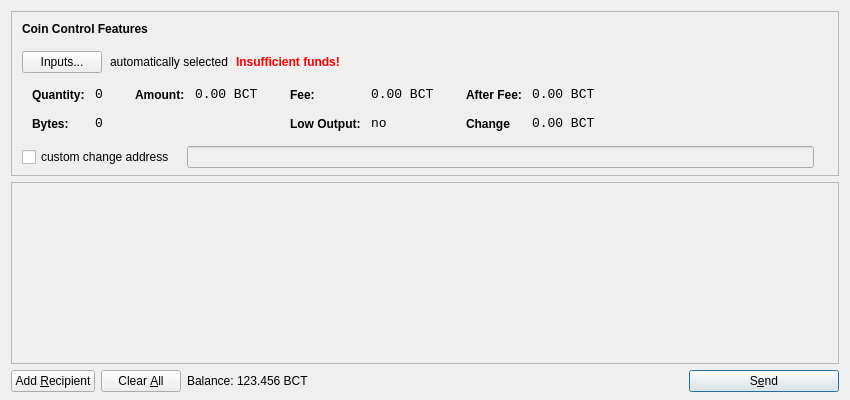
<?xml version="1.0" encoding="UTF-8"?>
<ui version="4.0">
 <class>SendCoinsDialog</class>
 <widget class="QDialog" name="SendCoinsDialog">
  <property name="geometry">
   <rect>
    <x>0</x>
    <y>0</y>
    <width>850</width>
    <height>400</height>
   </rect>
  </property>
  <property name="windowTitle">
   <string>Send Coins</string>
  </property>
  <layout class="QVBoxLayout" name="verticalLayout" stretch="0,1,0">
   <property name="bottomMargin">
    <number>8</number>
   </property>
   <item>
    <widget class="QFrame" name="frameCoinControl">
     <property name="sizePolicy">
      <sizepolicy hsizetype="Expanding" vsizetype="Expanding">
       <horstretch>0</horstretch>
       <verstretch>0</verstretch>
      </sizepolicy>
     </property>
     <property name="maximumSize">
      <size>
       <width>16777215</width>
       <height>16777215</height>
      </size>
     </property>
     <property name="frameShape">
      <enum>QFrame::StyledPanel</enum>
     </property>
     <property name="frameShadow">
      <enum>QFrame::Sunken</enum>
     </property>
     <layout class="QVBoxLayout" name="verticalLayoutCoinControl2">
      <property name="spacing">
       <number>-1</number>
      </property>
      <property name="leftMargin">
       <number>0</number>
      </property>
      <property name="topMargin">
       <number>0</number>
      </property>
      <property name="rightMargin">
       <number>0</number>
      </property>
      <property name="bottomMargin">
       <number>6</number>
      </property>
      <item>
       <layout class="QVBoxLayout" name="verticalLayoutCoinControl" stretch="0,0,0,0,1">
        <property name="spacing">
         <number>0</number>
        </property>
        <property name="leftMargin">
         <number>10</number>
        </property>
        <property name="topMargin">
         <number>10</number>
        </property>
        <item>
         <layout class="QHBoxLayout" name="horizontalLayoutCoinControl1">
          <property name="bottomMargin">
           <number>15</number>
          </property>
          <item>
           <widget class="QLabel" name="labelCoinControlFeatures">
            <property name="sizePolicy">
             <sizepolicy hsizetype="Preferred" vsizetype="Maximum">
              <horstretch>0</horstretch>
              <verstretch>0</verstretch>
             </sizepolicy>
            </property>
            <property name="font">
             <font>
              <weight>75</weight>
              <bold>true</bold>
             </font>
            </property>
            <property name="styleSheet">
             <string notr="true">font-weight:bold;</string>
            </property>
            <property name="text">
             <string>Coin Control Features</string>
            </property>
           </widget>
          </item>
         </layout>
        </item>
        <item>
         <layout class="QHBoxLayout" name="horizontalLayoutCoinControl2" stretch="0,0,0,0">
          <property name="spacing">
           <number>8</number>
          </property>
          <property name="bottomMargin">
           <number>10</number>
          </property>
          <item>
           <widget class="QPushButton" name="pushButtonCoinControl">
            <property name="styleSheet">
             <string notr="true"/>
            </property>
            <property name="text">
             <string>Inputs...</string>
            </property>
           </widget>
          </item>
          <item>
           <widget class="QLabel" name="labelCoinControlAutomaticallySelected">
            <property name="text">
             <string>automatically selected</string>
            </property>
            <property name="margin">
             <number>5</number>
            </property>
           </widget>
          </item>
          <item>
           <widget class="QLabel" name="labelCoinControlInsuffFunds">
            <property name="font">
             <font>
              <weight>75</weight>
              <bold>true</bold>
             </font>
            </property>
            <property name="styleSheet">
             <string notr="true">color:red;font-weight:bold;</string>
            </property>
            <property name="text">
             <string>Insufficient funds!</string>
            </property>
            <property name="margin">
             <number>5</number>
            </property>
           </widget>
          </item>
          <item>
           <spacer name="horizontalSpacerCoinControl">
            <property name="orientation">
             <enum>Qt::Horizontal</enum>
            </property>
            <property name="sizeHint" stdset="0">
             <size>
              <width>40</width>
              <height>1</height>
             </size>
            </property>
           </spacer>
          </item>
         </layout>
        </item>
        <item>
         <widget class="QWidget" name="widgetCoinControl" native="true">
          <property name="sizePolicy">
           <sizepolicy hsizetype="Preferred" vsizetype="Preferred">
            <horstretch>0</horstretch>
            <verstretch>0</verstretch>
           </sizepolicy>
          </property>
          <property name="minimumSize">
           <size>
            <width>0</width>
            <height>0</height>
           </size>
          </property>
          <property name="styleSheet">
           <string notr="true"/>
          </property>
          <layout class="QHBoxLayout" name="horizontalLayoutCoinControl5">
           <property name="margin">
            <number>0</number>
           </property>
           <item>
            <layout class="QHBoxLayout" name="horizontalLayoutCoinControl3" stretch="0,0,0,1">
             <property name="spacing">
              <number>20</number>
             </property>
             <property name="topMargin">
              <number>0</number>
             </property>
             <property name="bottomMargin">
              <number>10</number>
             </property>
             <item>
              <layout class="QFormLayout" name="formLayoutCoinControl1">
               <property name="horizontalSpacing">
                <number>10</number>
               </property>
               <property name="verticalSpacing">
                <number>14</number>
               </property>
               <property name="leftMargin">
                <number>10</number>
               </property>
               <property name="topMargin">
                <number>4</number>
               </property>
               <property name="rightMargin">
                <number>6</number>
               </property>
               <item row="0" column="0">
                <widget class="QLabel" name="labelCoinControlQuantityText">
                 <property name="styleSheet">
                  <string notr="true">font-weight:bold;</string>
                 </property>
                 <property name="text">
                  <string>Quantity:</string>
                 </property>
                 <property name="margin">
                  <number>0</number>
                 </property>
                </widget>
               </item>
               <item row="0" column="1">
                <widget class="QLabel" name="labelCoinControlQuantity">
                 <property name="font">
                  <font>
                   <family>Monospace</family>
                   <pointsize>10</pointsize>
                  </font>
                 </property>
                 <property name="cursor">
                  <cursorShape>IBeamCursor</cursorShape>
                 </property>
                 <property name="contextMenuPolicy">
                  <enum>Qt::ActionsContextMenu</enum>
                 </property>
                 <property name="text">
                  <string>0</string>
                 </property>
                 <property name="margin">
                  <number>0</number>
                 </property>
                 <property name="textInteractionFlags">
                  <set>Qt::LinksAccessibleByMouse|Qt::TextSelectableByKeyboard|Qt::TextSelectableByMouse</set>
                 </property>
                </widget>
               </item>
               <item row="1" column="0">
                <widget class="QLabel" name="labelCoinControlBytesText">
                 <property name="styleSheet">
                  <string notr="true">font-weight:bold;</string>
                 </property>
                 <property name="text">
                  <string>Bytes:</string>
                 </property>
                </widget>
               </item>
               <item row="1" column="1">
                <widget class="QLabel" name="labelCoinControlBytes">
                 <property name="font">
                  <font>
                   <family>Monospace</family>
                   <pointsize>10</pointsize>
                  </font>
                 </property>
                 <property name="cursor">
                  <cursorShape>IBeamCursor</cursorShape>
                 </property>
                 <property name="contextMenuPolicy">
                  <enum>Qt::ActionsContextMenu</enum>
                 </property>
                 <property name="text">
                  <string>0</string>
                 </property>
                 <property name="textInteractionFlags">
                  <set>Qt::LinksAccessibleByMouse|Qt::TextSelectableByKeyboard|Qt::TextSelectableByMouse</set>
                 </property>
                </widget>
               </item>
              </layout>
             </item>
             <item>
              <layout class="QFormLayout" name="formLayoutCoinControl2">
               <property name="horizontalSpacing">
                <number>10</number>
               </property>
               <property name="verticalSpacing">
                <number>14</number>
               </property>
               <property name="leftMargin">
                <number>6</number>
               </property>
               <property name="topMargin">
                <number>4</number>
               </property>
               <property name="rightMargin">
                <number>6</number>
               </property>
               <item row="0" column="0">
                <widget class="QLabel" name="labelCoinControlAmountText">
                 <property name="styleSheet">
                  <string notr="true">font-weight:bold;</string>
                 </property>
                 <property name="text">
                  <string>Amount:</string>
                 </property>
                 <property name="margin">
                  <number>0</number>
                 </property>
                </widget>
               </item>
               <item row="0" column="1">
                <widget class="QLabel" name="labelCoinControlAmount">
                 <property name="font">
                  <font>
                   <family>Monospace</family>
                   <pointsize>10</pointsize>
                  </font>
                 </property>
                 <property name="cursor">
                  <cursorShape>IBeamCursor</cursorShape>
                 </property>
                 <property name="contextMenuPolicy">
                  <enum>Qt::ActionsContextMenu</enum>
                 </property>
                 <property name="text">
                  <string notr="true">0.00 BCT</string>
                 </property>
                 <property name="textInteractionFlags">
                  <set>Qt::LinksAccessibleByMouse|Qt::TextSelectableByKeyboard|Qt::TextSelectableByMouse</set>
                 </property>
                </widget>
               </item>
              </layout>
             </item>
             <item>
              <layout class="QFormLayout" name="formLayoutCoinControl3">
               <property name="horizontalSpacing">
                <number>10</number>
               </property>
               <property name="verticalSpacing">
                <number>14</number>
               </property>
               <property name="leftMargin">
                <number>6</number>
               </property>
               <property name="topMargin">
                <number>4</number>
               </property>
               <property name="rightMargin">
                <number>6</number>
               </property>
               <item row="0" column="0">
                <widget class="QLabel" name="labelCoinControlFeeText">
                 <property name="styleSheet">
                  <string notr="true">font-weight:bold;</string>
                 </property>
                 <property name="text">
                  <string>Fee:</string>
                 </property>
                 <property name="margin">
                  <number>0</number>
                 </property>
                </widget>
               </item>
               <item row="0" column="1">
                <widget class="QLabel" name="labelCoinControlFee">
                 <property name="font">
                  <font>
                   <family>Monospace</family>
                   <pointsize>10</pointsize>
                  </font>
                 </property>
                 <property name="cursor">
                  <cursorShape>IBeamCursor</cursorShape>
                 </property>
                 <property name="contextMenuPolicy">
                  <enum>Qt::ActionsContextMenu</enum>
                 </property>
                 <property name="text">
                  <string notr="true">0.00 BCT</string>
                 </property>
                 <property name="textInteractionFlags">
                  <set>Qt::LinksAccessibleByMouse|Qt::TextSelectableByKeyboard|Qt::TextSelectableByMouse</set>
                 </property>
                </widget>
               </item>
               <item row="1" column="0">
                <widget class="QLabel" name="labelCoinControlLowOutputText">
                 <property name="styleSheet">
                  <string notr="true">font-weight:bold;</string>
                 </property>
                 <property name="text">
                  <string>Low Output:</string>
                 </property>
                </widget>
               </item>
               <item row="1" column="1">
                <widget class="QLabel" name="labelCoinControlLowOutput">
                 <property name="font">
                  <font>
                   <family>Monospace</family>
                   <pointsize>10</pointsize>
                  </font>
                 </property>
                 <property name="cursor">
                  <cursorShape>IBeamCursor</cursorShape>
                 </property>
                 <property name="contextMenuPolicy">
                  <enum>Qt::ActionsContextMenu</enum>
                 </property>
                 <property name="text">
                  <string>no</string>
                 </property>
                 <property name="textInteractionFlags">
                  <set>Qt::LinksAccessibleByMouse|Qt::TextSelectableByKeyboard|Qt::TextSelectableByMouse</set>
                 </property>
                </widget>
               </item>
              </layout>
             </item>
             <item>
              <layout class="QFormLayout" name="formLayoutCoinControl4">
               <property name="horizontalSpacing">
                <number>10</number>
               </property>
               <property name="verticalSpacing">
                <number>14</number>
               </property>
               <property name="leftMargin">
                <number>6</number>
               </property>
               <property name="topMargin">
                <number>4</number>
               </property>
               <property name="rightMargin">
                <number>6</number>
               </property>
               <item row="0" column="0">
                <widget class="QLabel" name="labelCoinControlAfterFeeText">
                 <property name="styleSheet">
                  <string notr="true">font-weight:bold;</string>
                 </property>
                 <property name="text">
                  <string>After Fee:</string>
                 </property>
                 <property name="margin">
                  <number>0</number>
                 </property>
                </widget>
               </item>
               <item row="0" column="1">
                <widget class="QLabel" name="labelCoinControlAfterFee">
                 <property name="font">
                  <font>
                   <family>Monospace</family>
                   <pointsize>10</pointsize>
                  </font>
                 </property>
                 <property name="cursor">
                  <cursorShape>IBeamCursor</cursorShape>
                 </property>
                 <property name="contextMenuPolicy">
                  <enum>Qt::ActionsContextMenu</enum>
                 </property>
                 <property name="text">
                  <string notr="true">0.00 BCT</string>
                 </property>
                 <property name="textInteractionFlags">
                  <set>Qt::LinksAccessibleByMouse|Qt::TextSelectableByKeyboard|Qt::TextSelectableByMouse</set>
                 </property>
                </widget>
               </item>
               <item row="1" column="0">
                <widget class="QLabel" name="labelCoinControlChangeText">
                 <property name="styleSheet">
                  <string notr="true">font-weight:bold;</string>
                 </property>
                 <property name="text">
                  <string>Change</string>
                 </property>
                </widget>
               </item>
               <item row="1" column="1">
                <widget class="QLabel" name="labelCoinControlChange">
                 <property name="font">
                  <font>
                   <family>Monospace</family>
                   <pointsize>10</pointsize>
                  </font>
                 </property>
                 <property name="cursor">
                  <cursorShape>IBeamCursor</cursorShape>
                 </property>
                 <property name="contextMenuPolicy">
                  <enum>Qt::ActionsContextMenu</enum>
                 </property>
                 <property name="text">
                  <string notr="true">0.00 BCT</string>
                 </property>
                 <property name="textInteractionFlags">
                  <set>Qt::LinksAccessibleByMouse|Qt::TextSelectableByKeyboard|Qt::TextSelectableByMouse</set>
                 </property>
                </widget>
               </item>
              </layout>
             </item>
            </layout>
           </item>
          </layout>
         </widget>
        </item>
        <item>
         <layout class="QHBoxLayout" name="horizontalLayoutCoinControl4" stretch="0,0,0">
          <property name="spacing">
           <number>12</number>
          </property>
          <property name="sizeConstraint">
           <enum>QLayout::SetDefaultConstraint</enum>
          </property>
          <property name="topMargin">
           <number>5</number>
          </property>
          <property name="rightMargin">
           <number>5</number>
          </property>
          <item>
           <widget class="QCheckBox" name="checkBoxCoinControlChange">
            <property name="text">
             <string>custom change address</string>
            </property>
           </widget>
          </item>
          <item>
           <widget class="QLineEdit" name="lineEditCoinControlChange">
            <property name="enabled">
             <bool>false</bool>
            </property>
            <property name="sizePolicy">
             <sizepolicy hsizetype="Expanding" vsizetype="Fixed">
              <horstretch>0</horstretch>
              <verstretch>0</verstretch>
             </sizepolicy>
            </property>
           </widget>
          </item>
          <item>
           <widget class="QLabel" name="labelCoinControlChangeLabel">
            <property name="sizePolicy">
             <sizepolicy hsizetype="Preferred" vsizetype="Expanding">
              <horstretch>0</horstretch>
              <verstretch>0</verstretch>
             </sizepolicy>
            </property>
            <property name="minimumSize">
             <size>
              <width>0</width>
              <height>0</height>
             </size>
            </property>
            <property name="text">
             <string/>
            </property>
            <property name="margin">
             <number>3</number>
            </property>
           </widget>
          </item>
         </layout>
        </item>
        <item>
         <spacer name="verticalSpacerCoinControl">
          <property name="orientation">
           <enum>Qt::Vertical</enum>
          </property>
          <property name="sizeHint" stdset="0">
           <size>
            <width>800</width>
            <height>1</height>
           </size>
          </property>
         </spacer>
        </item>
       </layout>
      </item>
     </layout>
    </widget>
   </item>
   <item>
    <widget class="QScrollArea" name="scrollArea">
     <property name="widgetResizable">
      <bool>true</bool>
     </property>
     <widget class="QWidget" name="scrollAreaWidgetContents">
      <property name="geometry">
       <rect>
        <x>0</x>
        <y>0</y>
        <width>830</width>
        <height>165</height>
       </rect>
      </property>
      <layout class="QVBoxLayout" name="verticalLayout_2">
       <property name="margin">
        <number>0</number>
       </property>
       <item>
        <layout class="QVBoxLayout" name="entries">
         <property name="spacing">
          <number>6</number>
         </property>
        </layout>
       </item>
       <item>
        <spacer name="verticalSpacer">
         <property name="orientation">
          <enum>Qt::Vertical</enum>
         </property>
         <property name="sizeHint" stdset="0">
          <size>
           <width>20</width>
           <height>40</height>
          </size>
         </property>
        </spacer>
       </item>
      </layout>
     </widget>
    </widget>
   </item>
   <item>
    <layout class="QHBoxLayout" name="horizontalLayout">
     <item>
      <widget class="QPushButton" name="addButton">
       <property name="toolTip">
        <string>Send to multiple recipients at once</string>
       </property>
       <property name="text">
        <string>Add &amp;Recipient</string>
       </property>
       <property name="autoDefault">
        <bool>false</bool>
       </property>
      </widget>
     </item>
     <item>
      <widget class="QPushButton" name="clearButton">
       <property name="sizePolicy">
        <sizepolicy hsizetype="Minimum" vsizetype="Fixed">
         <horstretch>0</horstretch>
         <verstretch>0</verstretch>
        </sizepolicy>
       </property>
       <property name="toolTip">
        <string>Remove all transaction fields</string>
       </property>
       <property name="text">
        <string>Clear &amp;All</string>
       </property>
       <property name="autoRepeatDelay">
        <number>300</number>
       </property>
       <property name="autoDefault">
        <bool>false</bool>
       </property>
      </widget>
     </item>
     <item>
      <layout class="QHBoxLayout" name="horizontalLayout_2">
       <property name="spacing">
        <number>3</number>
       </property>
       <item>
        <widget class="QLabel" name="label">
         <property name="sizePolicy">
          <sizepolicy hsizetype="Preferred" vsizetype="Fixed">
           <horstretch>0</horstretch>
           <verstretch>0</verstretch>
          </sizepolicy>
         </property>
         <property name="text">
          <string>Balance:</string>
         </property>
        </widget>
       </item>
       <item>
        <widget class="QLabel" name="labelBalance">
         <property name="sizePolicy">
          <sizepolicy hsizetype="Preferred" vsizetype="Fixed">
           <horstretch>0</horstretch>
           <verstretch>0</verstretch>
          </sizepolicy>
         </property>
         <property name="cursor">
          <cursorShape>IBeamCursor</cursorShape>
         </property>
         <property name="text">
          <string notr="true">123.456 BCT</string>
         </property>
         <property name="textInteractionFlags">
          <set>Qt::LinksAccessibleByMouse|Qt::TextSelectableByKeyboard|Qt::TextSelectableByMouse</set>
         </property>
        </widget>
       </item>
      </layout>
     </item>
     <item>
      <spacer name="horizontalSpacer">
       <property name="orientation">
        <enum>Qt::Horizontal</enum>
       </property>
       <property name="sizeHint" stdset="0">
        <size>
         <width>40</width>
         <height>20</height>
        </size>
       </property>
      </spacer>
     </item>
     <item>
      <widget class="QPushButton" name="sendButton">
       <property name="minimumSize">
        <size>
         <width>150</width>
         <height>0</height>
        </size>
       </property>
       <property name="toolTip">
        <string>Confirm the send action</string>
       </property>
       <property name="text">
        <string>S&amp;end</string>
       </property>
       <property name="icon">
        <iconset resource="../bitcoin.qrc">
         <normaloff>:/icons/send</normaloff>:/icons/send</iconset>
       </property>
       <property name="default">
        <bool>true</bool>
       </property>
      </widget>
     </item>
    </layout>
   </item>
  </layout>
 </widget>
 <resources>
  <include location="../bitcoin.qrc"/>
 </resources>
 <connections/>
</ui>
